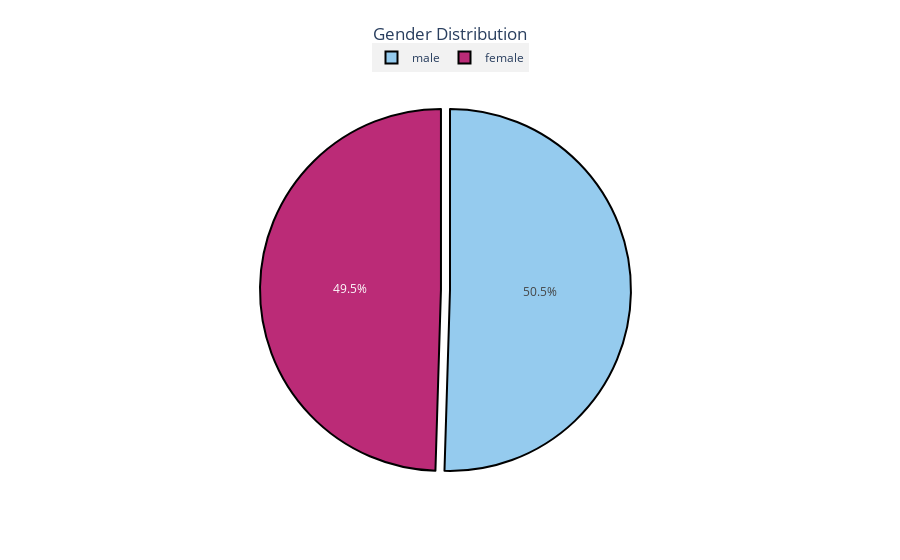

The notebook cell saved with this chart:
### Code cell
visualize_piechart(labels=labels, values= values,explode=explode,var='Gender')

### Figure 1 — Plotly figure (JSON) as saved in the notebook; plotly's stock layout.template omitted (floating-point values rounded to 4 significant figures)
{"data": [{"labels": ["female", "male"], "marker": {"colors": ["#bb2b77", "#95cbee"], "line": {"color": "#000000", "width": 2}}, "pull": [0.05, 0], "type": "pie", "values": [662, 675]}], "layout": {"legend": {"bgcolor": "rgba(211,211,211,0.3)", "font": {"size": 12}, "orientation": "h", "x": 0.5, "xanchor": "center", "y": 1.15}, "title": {"text": "Gender Distribution", "x": 0.5, "y": 0.95}}}
